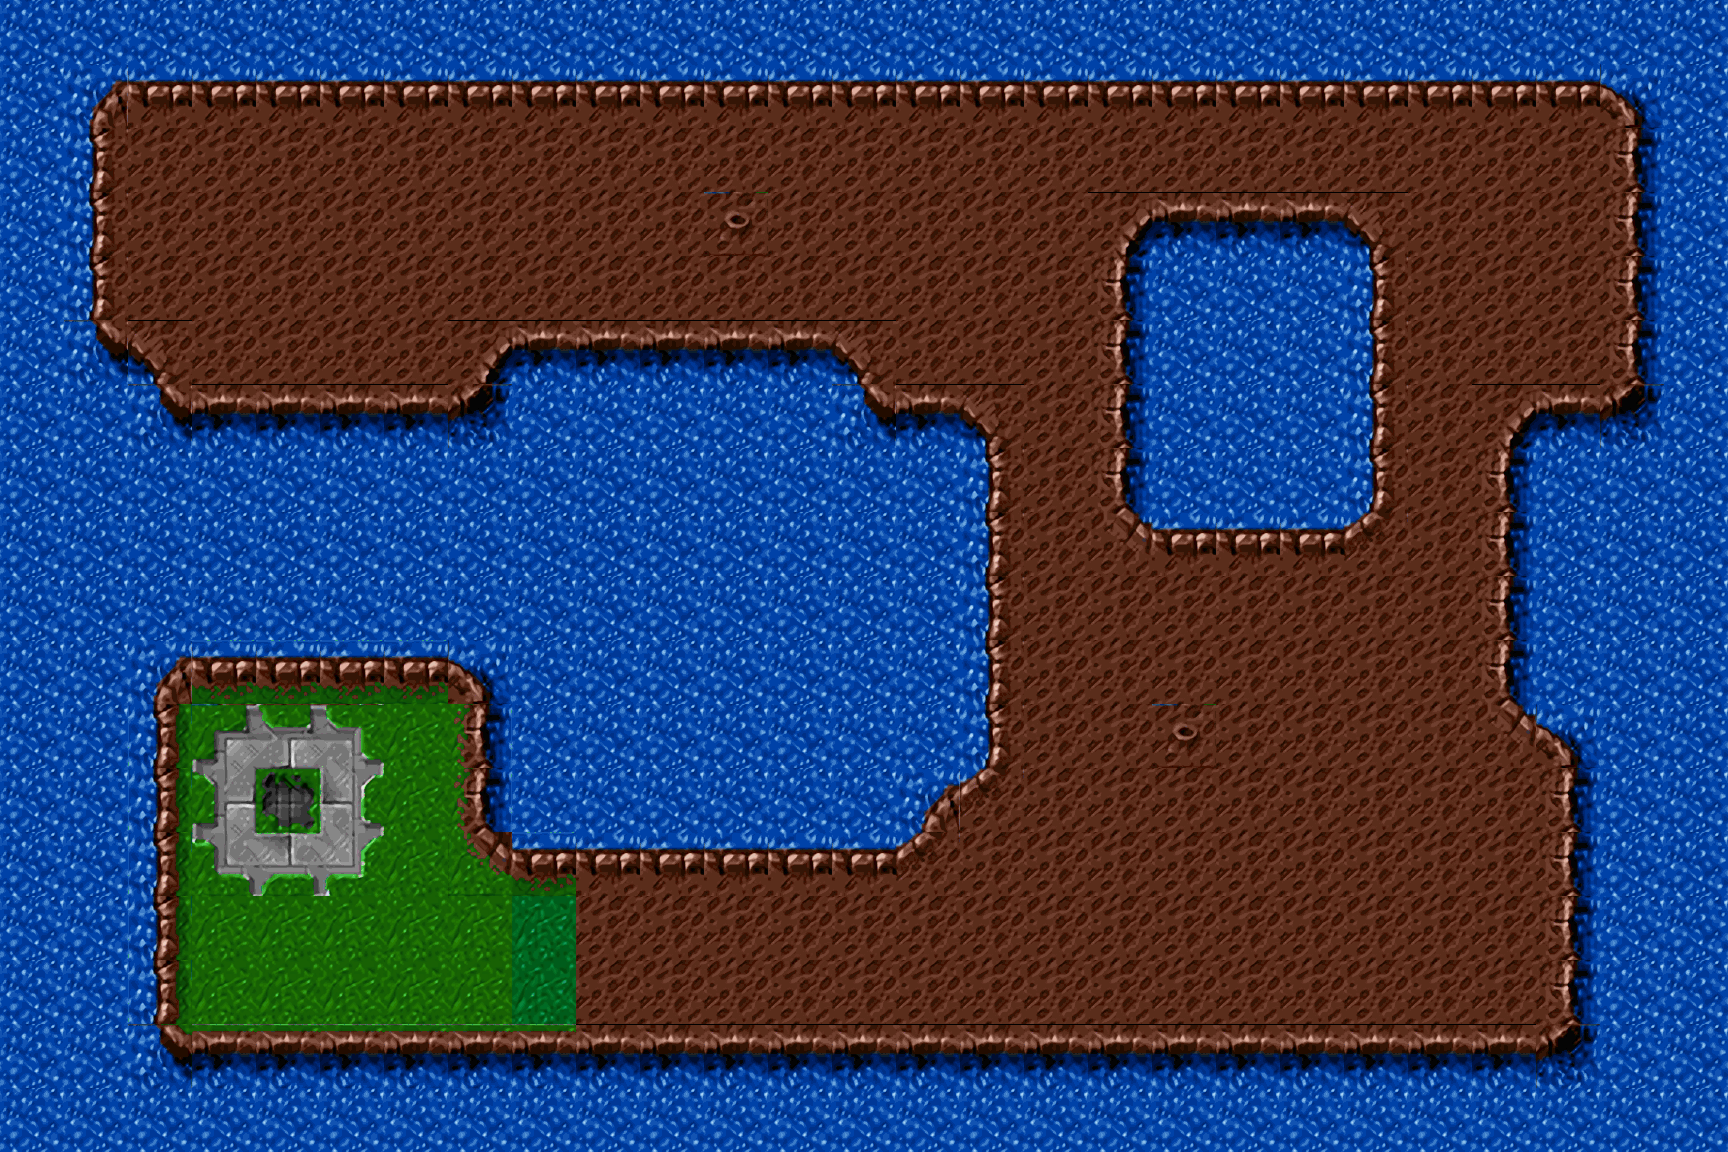

Below is a game level as drawn by its tile map, then a one-line description and the .tmx file that defines it, in full:
An orthogonal 27x18 tile map with 64x64 px tiles, 1 tile layer (Terrain) and 4 objects (2x GroundEffect, Goal, Start).

<map version="1.0" orientation="orthogonal" renderorder="left-up" width="27" height="18" tilewidth="64" tileheight="64" nextobjectid="8">
 <tileset firstgid="1" name="tileset_64x64" tilewidth="64" tileheight="64" tilecount="1312" columns="32">
  <image source="tileset_64x64.png" trans="ff00ff" width="2048" height="2624" />
  <terraintypes>
   <terrain name="terra" tile="-1" />
   <terrain name="agua" tile="-1" />
  </terraintypes>
  <tile id="6" terrain="0,0,0,1" />
  <tile id="7" terrain="0,0,1,1" />
  <tile id="8" terrain="0,0,1,0" />
  <tile id="33" terrain="0,0,0,0" />
  <tile id="38" terrain="0,1,0,1" />
  <tile id="39" terrain="1,1,1,1" />
  <tile id="40" terrain="1,0,1,0" />
  <tile id="70" terrain="0,1,0,0" />
  <tile id="71" terrain="1,1,0,0" />
  <tile id="72" terrain="1,0,0,0" />
  <tile id="101" terrain="0,1,1,1" />
  <tile id="102" terrain="1,0,1,1" />
  <tile id="133" terrain="1,1,0,1" />
  <tile id="134" terrain="1,1,1,0" />
 </tileset>
 <layer name="Terrain" width="27" height="18">
  <data encoding="csv">
40,40,40,40,40,40,40,40,40,40,40,40,40,40,40,40,40,40,40,40,40,40,40,40,40,40,40,
40,135,72,72,72,72,72,72,72,72,72,72,72,72,72,72,72,72,72,72,72,72,72,72,72,134,40,
40,41,34,34,34,34,34,34,34,34,34,34,34,34,34,34,34,34,34,34,34,34,34,34,34,39,40,
40,41,34,34,34,34,34,34,34,34,34,394,34,34,34,34,34,7,8,8,8,9,34,34,34,39,40,
40,41,34,34,34,34,34,34,34,34,34,34,34,34,34,34,34,39,40,40,40,41,34,34,34,39,40,
40,103,9,34,34,34,34,7,8,8,8,8,8,9,34,34,34,39,40,40,40,41,34,34,34,39,40,
40,40,103,8,8,8,8,102,40,40,40,40,40,103,8,9,34,39,40,40,40,41,34,7,8,102,40,
40,40,40,40,40,40,40,40,40,40,40,40,40,40,40,41,34,39,40,40,40,41,34,39,40,40,40,
40,40,40,40,40,40,40,40,40,40,40,40,40,40,40,41,34,71,72,72,72,73,34,39,40,40,40,
40,40,40,40,40,40,40,40,40,40,40,40,40,40,40,41,34,34,34,34,34,34,34,39,40,40,40,
40,40,135,391,391,391,391,134,40,40,40,40,40,40,40,41,34,34,34,34,34,34,34,39,40,40,40,
40,40,360,167,168,169,194,358,40,40,40,40,40,40,40,41,34,34,394,34,34,34,34,71,134,40,40,
40,40,360,199,200,201,194,358,40,40,40,40,40,40,135,73,34,34,34,34,34,34,34,34,39,40,40,
40,40,360,231,232,233,194,395,391,72,72,72,72,72,73,34,34,34,34,34,34,34,34,34,39,40,40,
40,40,360,194,194,194,194,194,50,34,34,34,34,34,34,34,34,34,34,34,34,34,34,34,39,40,40,
40,40,360,194,194,194,194,194,50,34,34,34,34,34,34,34,34,34,34,34,34,34,34,34,39,40,40,
40,40,330,327,327,327,327,327,327,8,8,8,8,8,8,8,8,8,8,8,8,8,8,8,102,40,40,
40,40,40,40,40,40,40,40,40,40,40,40,40,40,40,40,40,40,40,40,40,40,40,40,40,40,40
</data>
 </layer>
 <objectgroup name="Enemies" />
 <objectgroup name="Regions">
  <object id="3" name="Goal" type="Goal" x="264" y="772" width="64" height="64" />
  <object id="5" name="Start" type="Start" x="180" y="188" width="64" height="64" />
  <object id="6" type="GroundEffect" x="1622" y="98">
   <properties>
    <property name="Damage" type="float" value="200" />
    <property name="LifeDegen" type="float" value="200" />
   </properties>
   <polygon points="7,-5 104,-96 104,1058 -1630,1054 -1622,-98 102,-102 5,-12 -1506,-12 -1534,22 -1528,236 -1484,252 -1456,302 -1416,308 -1172,302 -1110,240 -792,238 -738,308 -670,304 -638,334 -636,668 -688,708 -702,738 -734,754 -1098,754 -1142,722 -1138,600 -1172,560 -1432,556 -1470,596 -1470,926 -1440,966 -84,956 -46,932 -48,648 -120,594 -120,330 -80,296 4,292" />
  </object>
  <object id="7" type="GroundEffect" x="1158" y="202">
   <properties>
    <property name="Damage" type="float" value="200" />
    <property name="LifeDegen" type="float" value="200" />
   </properties>
   <polygon points="0,0 -36,36 -42,302 -6,338 188,338 222,304 220,42 182,0" />
  </object>
 </objectgroup>
</map>